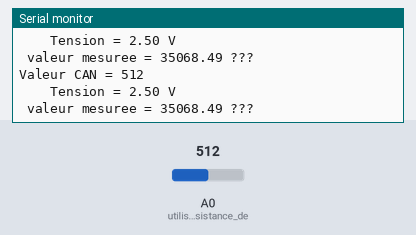
The sketch below on a simulated Arduino Uno, built with avr-gcc and run on an emulated ATmega328P. On the bench: the last lines printed to the serial monitor. Inputs (shaded band) come from the test bench; at power-on: A0 (utiliser_le_resistance_de) = 512.

Above: at 2.8 s.
2.9 s: A0 (utiliser_le_resistance_de) set to 988
At 3.8 s:
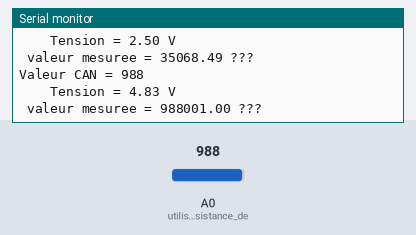
4.4 s: A0 (utiliser_le_resistance_de) set to 1006
At 5.8 s:
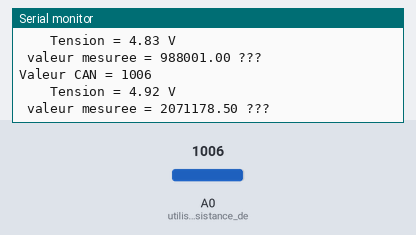
Timing chart, 0 to 7.4 s (numbered marks = the images above; inputs shaded):
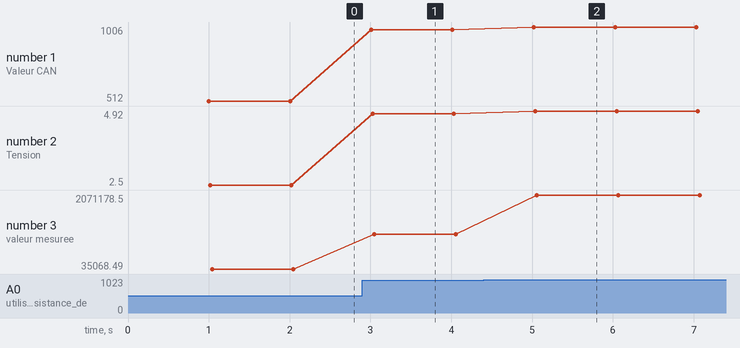

The sketch:

ADC_fonction_de_transfert_general.ino
```cpp
/*  TP Convertisseur Analogique vers Digital de l'ATmega328
 *  Acquisition d'un signal analogique
 *  1 mesure de la tension
 *  2 fonction de transfert
 *  3 affichage
 */
// Permet de compacter des suites de Serial.Print
template<class T> inline Print &operator <<(Print &obj, T arg) { obj.print(arg); return obj; }


uint16_t LireCAN(){
    // Initialiser les registres du C.A.N.
    ADMUX  =  0x40; // 01.. .... => reférence = 5.0V
                    // .... 0000 => analogPin = A0
                    // 0100 0000 => 0x40

    ADCSRA =  0xC7; // 1... .... => Active le CAN
                    // .... .111 => Prediviseur = 128
                    // .1.. .... => Lancer la conversion analogique vers numérique
                    // 1100 0111 => 0xC7

    // Attendre la fin de la conversion
    while( (ADCSRA&0x40) == 0x40 ); // x?xx xxxx le bit 6 reviendra à zéro quand terminé

    // récupérer le résultat
    return ADCL + (ADCH<<8); //
}

void setup(){
    Serial.begin(9600);
    // effacer la ligne suivante si on utilise pas la resistance interne de pullup
    pinMode(A0,INPUT_PULLUP); // utiliser le resistance de pullup
}

// fonction de transfert entre la tension et la grandeur mesuree
float f( float u ){
  // cet exemple calcule une resistance, resultat en homs
  return (35000.0 * u) / (5.0-u) ;
}

void loop() {
    delay(1000);
    int valeurCAN = LireCAN();
    Serial << "Valeur CAN = " << valeurCAN << "\n";

    float u = valeurCAN * 5.0 / 1023.0;
    Serial << "    Tension = " << u << " V\n";

    Serial << " valeur mesuree = " << f(u) << " ???\n";
}
```

Measured:
- after the input at 2.9 s, the serial monitor: prints a new line after 0.11 s (image 1)
- after the input at 4.4 s, the serial monitor: prints a new line after 0.62 s (image 2)
- plotted number 1: 512 → 988 after the input at 2.9 s, 988 → 1006 after the input at 4.4 s
- plotted number 2: 2.5 → 4.83 after the input at 2.9 s, 4.83 → 4.92 after the input at 4.4 s
- plotted number 3: 35068.49 → 988001 after the input at 2.9 s, 988001 → 2071178.5 after the input at 4.4 s
